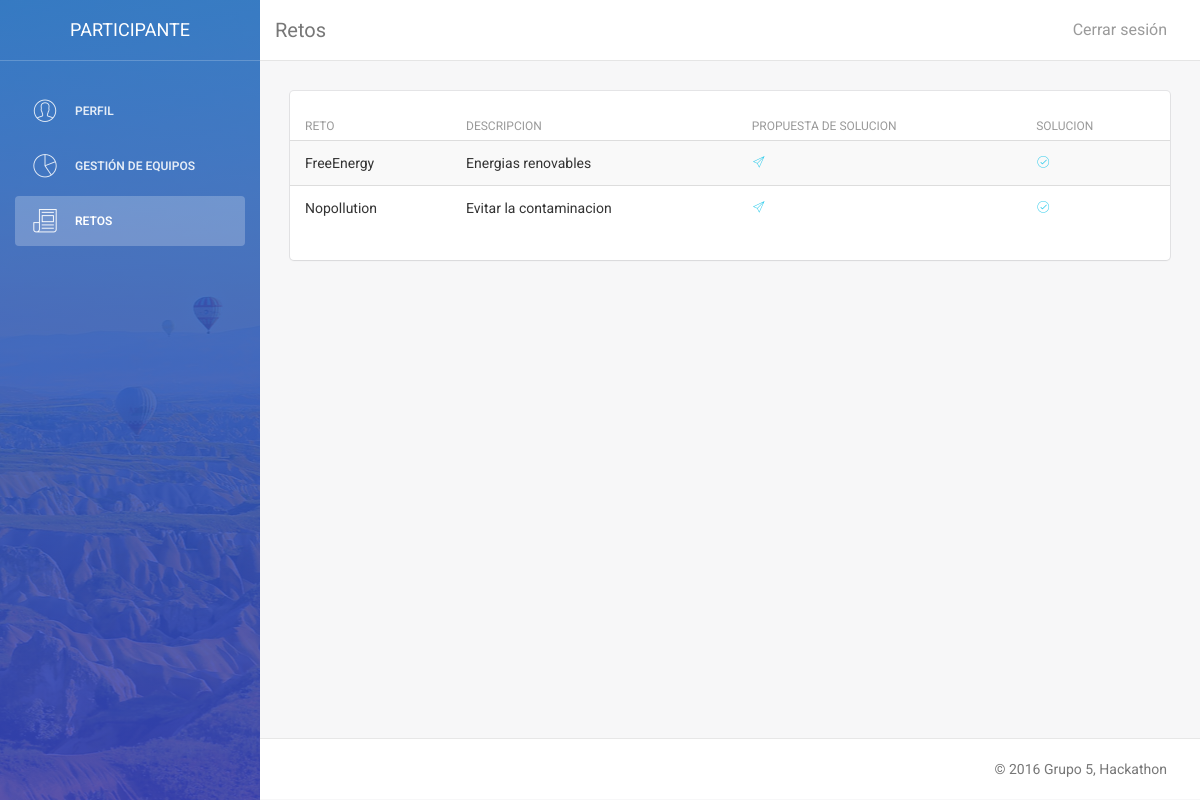
The app's page /vistas/participante/p_menu.php (signed in) with its own data.
### tables this page shows
CREATE TABLE IF NOT EXISTS Reto (
  `idReto` VARCHAR(50) NOT NULL,
	`DescReto` VARCHAR(500),
  `Aceptado` TINYINT(1) NOT NULL DEFAULT 0,
  PRIMARY KEY (`idReto`));

### modelo/model_usuario.php (called while the page is built, shortened)
<?php
include_once 'connect_DB.php';
class Usuario {
    private function getSede ($pk){
        $db = new Database();
        $query = 'SELECT Sede_idSede FROM Usuario WHERE idUsuario = \'' . $pk .  '\'';
        $result = $db->consulta($query);
        $row = $result->fetch_array(MYSQLI_NUM);
        $sede = $row[0];
        return $sede;
    }
    private function getNombre ($pk){
        $db = new Database();
        $query = 'SELECT Nombre FROM Usuario WHERE idUsuario = \'' . $pk .  '\'';
        $result = $db->consulta($query);
        $row = $result->fetch_array(MYSQLI_NUM);
        $nombre = $row[0];
        return $nombre;
    }
    private function getEmail ($pk){
        $db = new Database();
        $query = 'SELECT Email FROM Usuario WHERE idUsuario = \'' . $pk .  '\'';
        $result = $db->consulta($query);
        $row = $result->fetch_array(MYSQLI_NUM);
        $email = $row[0];
        return $email;
    }
    private function getIdioma ($pk){
        $db = new Database();
        $query = 'SELECT Idioma FROM Usuario WHERE idUsuario = \'' . $pk .  '\'';
        $result = $db->consulta($query);
        $row = $result->fetch_array(MYSQLI_NUM);
        $idioma = $row[0];
        return $idioma;
    }
    private function getRol ($pk){
        $db = new Database();
        $query = 'SELECT Rol FROM Usuario WHERE idUsuario = \'' . $pk .  '\'';
        $result = $db->consulta($query);
        $row = $result->fetch_array(MYSQLI_NUM);
        $rol = $row[0];
        return $rol;
    }
    private function getEquipo ($pk){
        $db = new Database();
        $query = 'SELECT Equipo_idEquipo FROM Usuario WHERE idUsuario = \'' . $pk .  '\'';
        $result = $db->consulta($query);
        $row = $result->fetch_array(MYSQLI_NUM);
        $equipo = $row[0];
        return $equipo;
    }
    public function getPassword ($pk){
        $db = new Database();
        $query = 'SELECT Password FROM Usuario WHERE idUsuario = \'' . $pk .  '\'';
        $result = $db->consulta($query);
        $row = $result->fetch_array(MYSQLI_NUM);
        $pass = $row[0];
        return $pass;
    }
    public function consultar ($pk){
        $sede = $this->getSede($pk);
        $usuNombre = $this->getNombre($pk);
        $usuEmail = $this->getEmail($pk);
        $usuPass = $this->getPassword($pk);
        $idioma = $this->getIdioma($pk);
        $equipo = $this->getEquipo($pk);
        $rol = $this->getRol($pk);
        $usuario = array("idUsuario"=>$pk, "sede"=>$sede, "nombre"=>$usuNombre, "email"=>$usuEmail, "password"=>$usuPass, "idioma"=>$idioma, "equipo"=>$equipo, "rol" => $rol);
        return $usuario;
    }
}
?>

### modelo/connect_DB.php (called while the page is built, shortened)
<?php
class Database {
    var $conexion;
    public function __construct($host="localhost",$user="admin_hackaton",
                                $pass="iu", $db="et1_hackaton"){
        $this->conexion = mysqli_connect($host, $user, $pass, $db);
    }
    public function consulta($sentencia){
        return mysqli_query($this->conexion,$sentencia);
    }
}
?>

### modelo/model_reto.php (called while the page is built, shortened)
<?php
include_once 'connect_DB.php';
class Reto {
    public function listar(){
        $db = new Database();
        $sqlRetos = $db->consulta("SELECT * FROM Reto");
        $arrayRetos = array();
        while ($row = mysqli_fetch_assoc($sqlRetos)) {
            $arrayRetos[] = $row;
        }
        return $arrayRetos;
    }
}
?>

### vistas/participante/p_menu.php (the view, shortened to what this page needs)
<!doctype html>
<html lang="en">
    <?php
    include_once "../../modelo/model_usuario.php";
    $usu = new Usuario();
    $datos = $usu->consultar($_SESSION['login_usuario']);
    include_once "../../modelo/model_reto.php";
    $reto = new Reto();
    $retos = $reto->listar();
    ?>
    <body>
        <div class="wrapper">
            <?php include_once '../Sidebars/p_sidebar.php'; p_sidebar('', '', 'class="active"');?>
            <div class="main-panel">
                <nav class="navbar navbar-default navbar-fixed">
                    <div class="container-fluid">
                        <div class="navbar-header">
                            <a class="navbar-brand" href="#">Retos</a>
                        </div>
                        <div class="collapse navbar-collapse">
                            <ul class="nav navbar-nav navbar-right">
                                <li>
                                    <a href="../../controladores/ctrl_log_out.php">
                                        <?php echo $idioma["cerrar"]; ?>
                                    </a>
                                </li>
                            </ul>
                        </div>
                    </div>
                </nav>
                <div class="content">
                    <div class="container-fluid">
                        <div class="row">
                            <div class="col-md-12">
                                <div class="card">
                                    <div class="content table-responsive table-full-width">
                                        <table class="table table-hover table-striped">
                                            <thead>
                                                <th>Reto</th>
                                                <th>Descripcion</th>
                                                <?php if($datos['equipo'] != null){ ?>
                                                <th>Propuesta de solucion</th>
                                                <th>Solucion</th>
                                                <?php } ?>
                                            </thead>
                                            <tbody>
                                                <?php foreach ($retos as $r){
                                                if($r['Aceptado'] == true){?>
                                                <tr>
                                                    <td><?php echo $r['idReto'];?></td>
                                                    <td><?php echo $r['DescReto'];?></td>
                                                    <?php if($datos['equipo'] != null){ ?>
                                                    <td><a href="p_prop_sol.php?reto=<?php echo $r['idReto']; ?>"><i class="pe-7s-paper-plane"></i></a></td>
                                                    <td><a href="p_sol.php?reto=<?php echo $r['idReto']; ?>"><i class="pe-7s-check"></i></a></td>
                                                    <?php } ?>
                                                </tr>
                                                <?php }
                                                }?>
                                            </tbody>
                                        </table>
                                    </div>
                                </div>
                            </div>
                        </div>
                    </div>
                </div>
                <footer class="footer">
                    <div class="container-fluid">
                        <p class="copyright pull-right"> &copy; 2016 Grupo 5, Hackathon</p>
                    </div>
                </footer>
            </div>
        </div>
    </body>
</html>

### records on screen
reto: idReto "FreeEnergy", DescReto "Energias renovables"
reto: idReto "Nopollution", DescReto "Evitar la contaminacion"

### other values on screen
$idioma["cerrar"] "Cerrar sesión"
